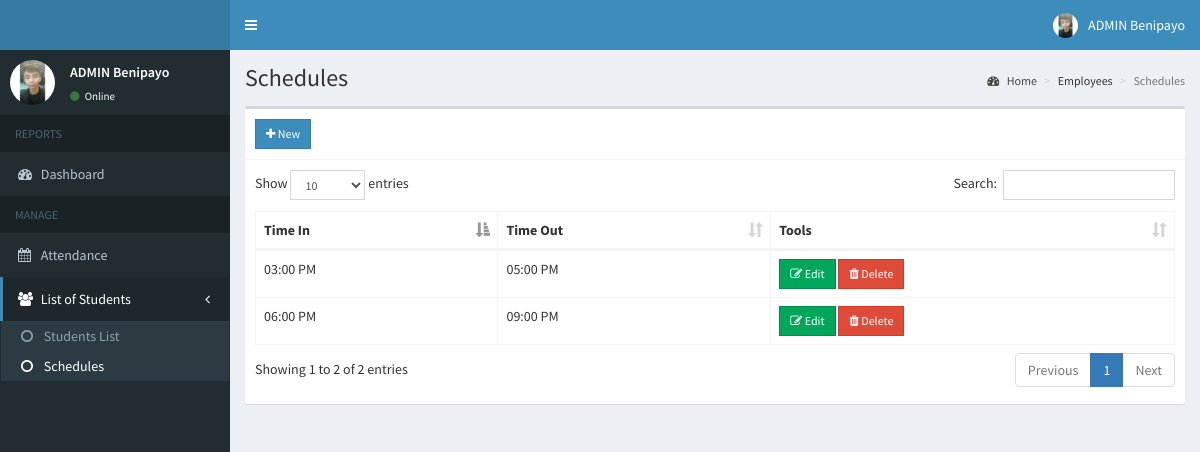
Screenshot of /admin/schedule.php (signed in) with the database file from the repository.
### tables this page shows
CREATE TABLE `schedules` (
  `id` int(11) NOT NULL,
  `time_in` time NOT NULL,
  `time_out` time NOT NULL
);

### admin/includes/session.php (called while the page is built, shortened)
<?php
	include 'includes/conn.php';
	$sql = "SELECT * FROM admin WHERE id = '".$_SESSION['admin']."'";
	$query = $conn->query($sql);
	$user = $query->fetch_assoc();
?>

### admin/schedule.php (the view, shortened to what this page needs)
<?php include 'includes/session.php'; ?>
<?php include 'includes/header.php'; ?>
<body class="hold-transition skin-blue sidebar-mini">
<div class="wrapper">
  <?php include 'includes/navbar.php'; ?>
  <?php include 'includes/menubar.php'; ?>
  <div class="content-wrapper">
    <section class="content-header">
      <h1>
        Schedules
      </h1>
      <ol class="breadcrumb">
        <li><a href="#"><i class="fa fa-dashboard"></i> Home</a></li>
        <li>Employees</li>
        <li class="active">Schedules</li>
      </ol>
    </section>
    <section class="content">
      <div class="row">
        <div class="col-xs-12">
          <div class="box">
            <div class="box-header with-border">
              <a href="#addnew" data-toggle="modal" class="btn btn-primary btn-sm btn-flat"><i class="fa fa-plus"></i> New</a>
            </div>
            <div class="box-body">
              <table id="example1" class="table table-bordered">
                <thead>
                  <th>Time In</th>
                  <th>Time Out</th>
                  <th>Tools</th>
                </thead>
                <tbody>
                  <?php
                    $sql = "SELECT * FROM schedules";
                    $query = $conn->query($sql);
                    while($row = $query->fetch_assoc()){
                      echo "
                        <tr>
                          <td>".date('h:i A', strtotime($row['time_in']))."</td>
                          <td>".date('h:i A', strtotime($row['time_out']))."</td>
                          <td>
                            <button class='btn btn-success btn-sm edit btn-flat' data-id='".$row['id']."'><i class='fa fa-edit'></i> Edit</button>
                            <button class='btn btn-danger btn-sm delete btn-flat' data-id='".$row['id']."'><i class='fa fa-trash'></i> Delete</button>
                          </td>
                        </tr>
                      ";
                    }
                  ?>
                </tbody>
              </table>
            </div>
          </div>
        </div>
      </div>
    </section>
  </div>
</div>
</body>
</html>

### admin/includes/navbar.php (shortened to what this page needs)
<header class="main-header">
    <a href="index2.html" class="logo">
    </a>
    <nav class="navbar navbar-static-top">
      <a href="#" class="sidebar-toggle" data-toggle="push-menu" role="button">
      </a>
      <div class="navbar-custom-menu">
        <ul class="nav navbar-nav">
          <li class="dropdown user user-menu">
            <a href="#" class="dropdown-toggle" data-toggle="dropdown">
              <img src="<?php echo (!empty($user['photo'])) ? '../images/'.$user['photo'] : '../images/profile.jpg'; ?>" class="user-image" alt="User Image">
              <span class="hidden-xs"><?php echo $user['firstname'].' '.$user['lastname']; ?></span>
            </a>
          </li>
        </ul>
      </div>
    </nav>
  </header>

### admin/includes/menubar.php
<aside class="main-sidebar">
    <section class="sidebar">
      <div class="user-panel">
        <div class="pull-left image">
          <img src="<?php echo (!empty($user['photo'])) ? '../images/'.$user['photo'] : '../images/profile.jpg'; ?>" class="img-circle" alt="User Image">
        </div>
        <div class="pull-left info">
          <p><?php echo $user['firstname'].' '.$user['lastname']; ?></p>
          <a><i class="fa fa-circle text-success"></i> Online</a>
        </div>
      </div>
      <ul class="sidebar-menu" data-widget="tree">
        <li class="header">REPORTS</li>
        <li class=""><a href="home.php"><i class="fa fa-dashboard"></i> <span>Dashboard</span></a></li>
        <li class="header">MANAGE</li>
        <li><a href="attendance.php"><i class="fa fa-calendar"></i> <span>Attendance</span></a></li>
        <li class="treeview">
          <a href="#">
            <i class="fa fa-users"></i>
            <span>List of Students</span>
            <span class="pull-right-container">
              <i class="fa fa-angle-left pull-right"></i>
            </span>
          </a>
          <ul class="treeview-menu">
            <li><a href="employee.php"><i class="fa fa-circle-o"></i> Students List</a></li>
            <li><a href="schedule.php"><i class="fa fa-circle-o"></i> Schedules</a></li>
          </ul>
    </section>
  </aside>

### rows the page displays
schedules: time_in "03:00 PM", time_out "05:00 PM"
schedules: time_in "06:00 PM", time_out "09:00 PM"

### other values shown
$user['firstname'] "ADMIN"
$user['lastname'] "Benipayo"
